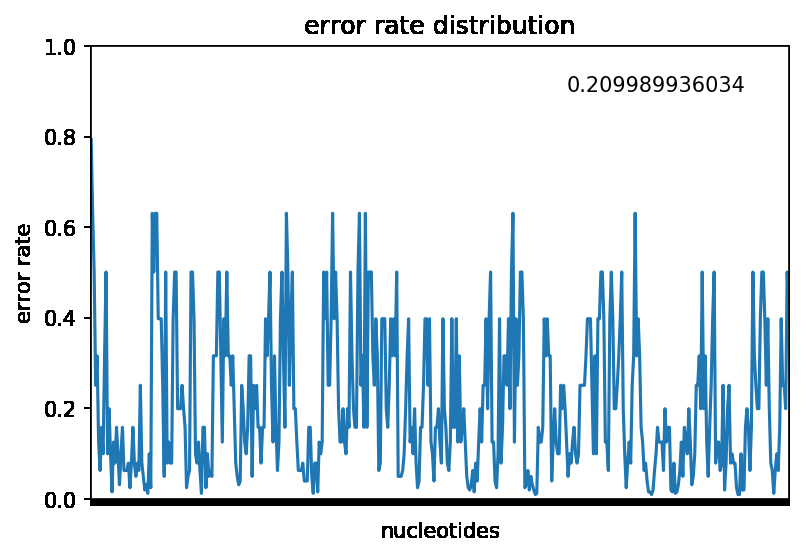
#> input picture Documentation/items/Fastq files quality score distribution.png, 807 x 557 px; its folder holds only this picture in this run
$ python -i douwelib.py   (imports and definitions only)
#> lines starting #> are read from the running program, lines starting #| are printed output that depends on the picture
##-IMPORT-##
import matplotlib, numpy as np, matplotlib.mlab as mlab, matplotlib.pyplot as plt, glob, os, statistics, itertools, pandas as pd
from matplotlib.backends.backend_pdf import PdfPages
from collections import defaultdict, Counter
import matplotlib.patches as mpatches, bokeh.palettes as bp
from bokeh.plotting import figure, output_file, show, ColumnDataSource
from bokeh.layouts import gridplot
from math import pi
from bokeh.models import NumeralTickFormatter, HoverTool, GlyphRenderer, Range1d, LinearColorMapper, BasicTicker, PrintfTickFormatter, ColorBar, ColumnDataSource
from sklearn.cluster import KMeans

##-FUNCTIONS-##
# [335 lines left out: functions dictionary_sequence_counter, occurrences, pd_df_heatmap_variance, pd_df_heatmap_sequence, vcf_heatmap_snps, vcf_all_strip and 5 more, not called in this run]


def vcf_reads_dissapear(data):
    '''In vcf files, some reads dissapear
    this function picks and strips those sequences
    from the vcf file.

    Args:
        data = from data_vcf_file/dictionary of {id_ :
        {variance: data, backbone: data}}

    '''
    not_enough_reads_ = []
    not_enough_reads = []
    n_e_r2 = []
    n_e_r3 = []
    n_e_r4 = []
    n_e_r5 = []
    for v in data.values():
        for b in v.values():
            for items in b:
                breakpoint = '\t'
                not_enough_reads_.append(items.split(breakpoint, 9)[9])

    for i in filter(filter_score, not_enough_reads_):
        not_enough_reads.append(i)

    for s in not_enough_reads:
        n_e_r2.append(s.split(':')[1].split(','))

    for s2 in not_enough_reads:
        n_e_r3.append(s2.split(':')[2]+':'+s2.split(':')[3]+':'+s2.split(':')[4])

    to_few_reads_raw = []
    points = 0
    for i in n_e_r2:
        number1 = int(i[0])
        number2 = int(i[1])
        if (number1+number2) == int(n_e_r3[points]):
            continue
        elif (number1+number2 ) != (n_e_r3[points]):
            for items in b:
                join_ = ','.join(i[0:2])
                join_2 = ':'+join_+':'+n_e_r3[points]
                if join_2 in items:
                    to_few_reads_raw.append(items)
        points += 1
    points = False
    to_few_reads = list(set(to_few_reads_raw))
    return to_few_reads

# [90 lines left out: functions vcf_whole_sequence_strip, data_vcf_file, dict_values_to_other_dict, list_with_all_combinations, not called in this run]

def zero_to_nan(values):
    """Replace every 0 with 'nan' and return a copy."""
    return [float('nan') if x==0 else x for x in values]

# [833 lines left out: functions get_list_hml_scores_fastq, get_dict_mean_of_seq_fastq_additional_directories, get_dict_mean_of_seq_fastq, get_list_fastq, dict_of_allbases_vs_High_Medium_Low, dict_scoremean_bases and 19 more, not called in this run]
errordict = {'!': 1.0, '"': 0.79433, '#': 0.63096, '$': 0.50119,
            '%': 0.39811, '&': 0.31623, "'": 0.25119, ')': 0.15849,
             '(': 0.19953, '*': 0.12589, '+': 0.1, ',': 0.07943,
             '-': 0.06310, '.': 0.05012, '/': 0.03981, '0': 0.03162,
             '1': 0.02512, '2': 0.01995, '3': 0.01584, '4': 0.01259,
             '5': 0.01, '6': 0.00794, '7': 0.00631, '8': 0.00501,
             '9': 0.00398, ':':0.00316, ';': 0.00251, '<': 0.002,
             '=': 0.00158, '>': 0.00126, '?': 0.001, '@': 0.00079,
             'A': 0.00063, 'B': 0.00050, 'C': 0.00040, 'D': 0.00032,
             'E': 0.00025, 'F': 0.00020, 'G': 0.00016, 'H': 0.00013,
             'I': 0.00010, 'J': 0.00008, 'K': 0.00006}

>>> import cv2
>>> picture = cv2.imread('Documentation/items/Fastq files quality score distribution.png', cv2.IMREAD_GRAYSCALE)
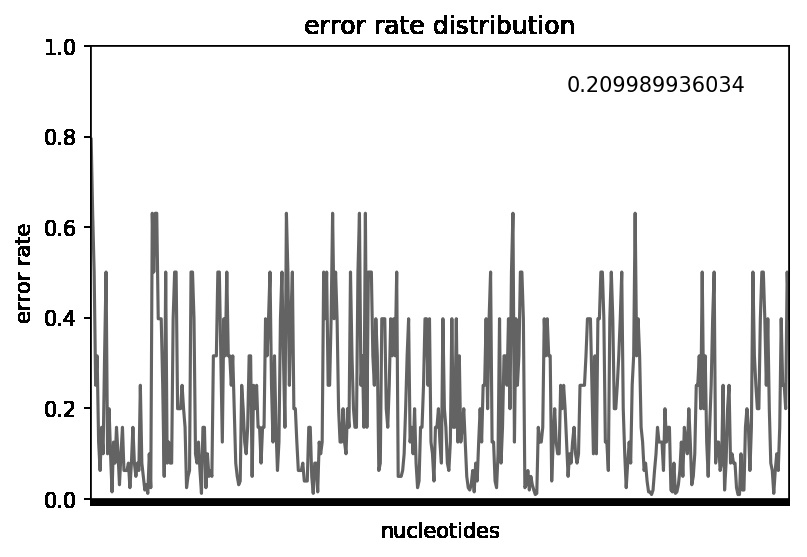
#> picture: shape (557, 807); min 0, max 255, mean 228.4
#> after the loop in vcf_reads_dissapear, `for v in data.values():`: not_enough_reads_ = []
#> (the run stopped early here; a loop or call above may not have finished)
